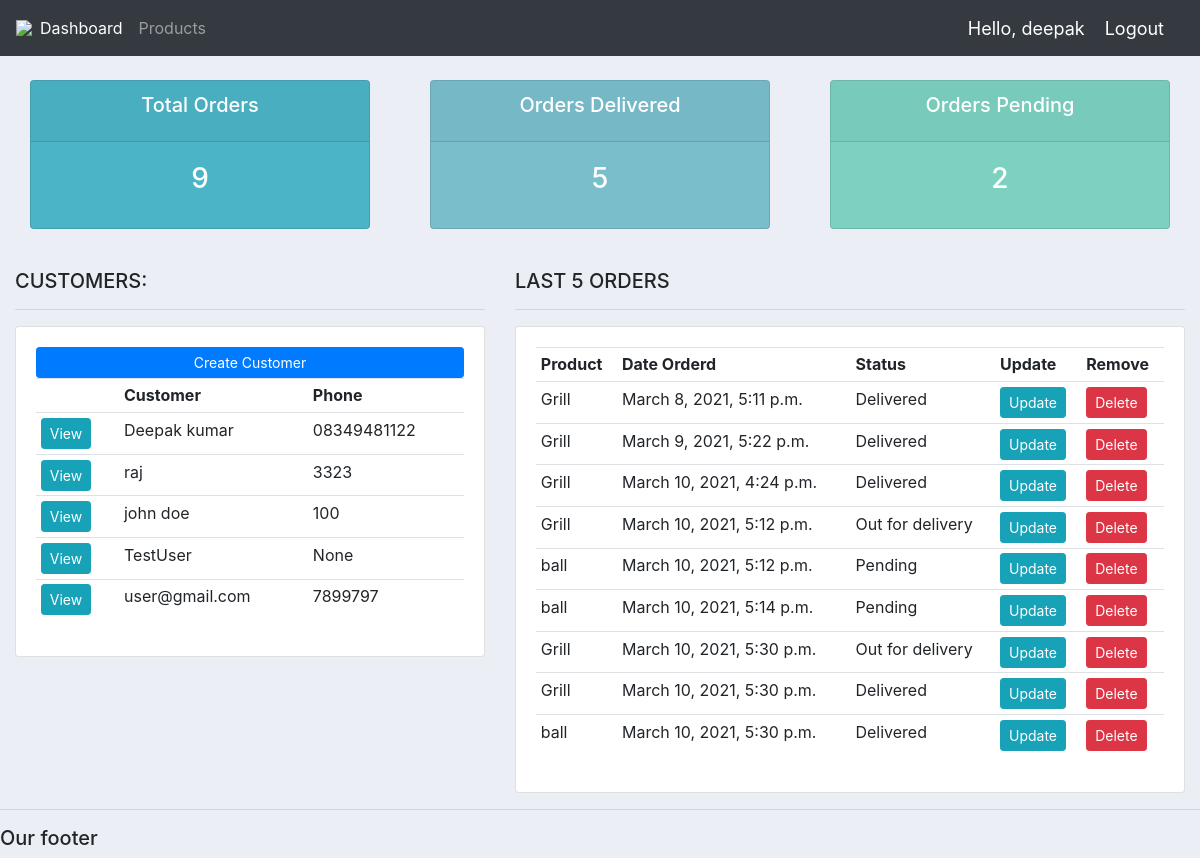
Page / (signed in) on the earlier database version.
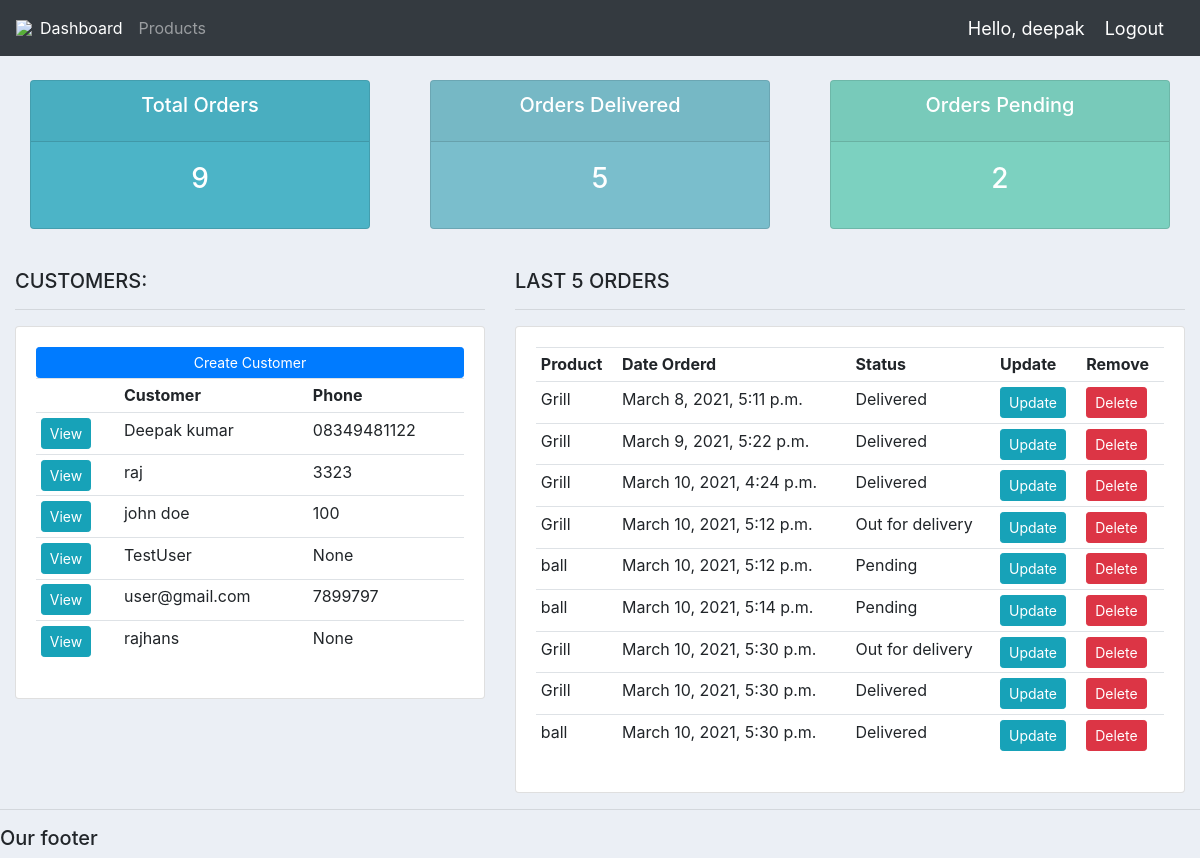
Same page on the later database version.
### accounts/models.py (models this page shows, shortened)
class Customer(models.Model):
	user = models.OneToOneField(User,null=True,blank=True,on_delete=models.CASCADE)
	name = models.CharField(max_length=200, null=True)
	phone = models.CharField(max_length=200, null=True)
	email = models.CharField(max_length=200, null=True)
	profile_pic = models.ImageField(default="Photo.jpeg",null=True,blank=True)
	date_created = models.DateTimeField(auto_now_add=True, null=True)

class Order(models.Model):
	STATUS = (
			('Pending', 'Pending'),
			('Out for delivery', 'Out for delivery'),
			('Delivered', 'Delivered'),
			)
	customer = models.ForeignKey(Customer, null=True, on_delete= models.SET_NULL)
	product = models.ForeignKey(Product, null=True, on_delete= models.SET_NULL)
	date_created = models.DateTimeField(auto_now_add=True, null=True)
	status = models.CharField(max_length=200, null=True, choices=STATUS)
	note = models.CharField(max_length=1000, null=True)

class Product(models.Model):
	CATEGORY = (
			('Indoor', 'Indoor'),
			('Out Door', 'Out Door'),
			)
	name = models.CharField(max_length=200, null=True)
	price = models.FloatField(null=True)
	category = models.CharField(max_length=200, null=True, choices=CATEGORY)
	description = models.CharField(max_length=200, null=True, blank=True)
	date_created = models.DateTimeField(auto_now_add=True, null=True)
	tags = models.ManyToManyField(Tag)
	def __str__(self):
		return self.name

### accounts/decorators.py (the view)
	def wrapper_function(request, *args, **kwargs):
		group = None
		if request.user.groups.exists():
			group = request.user.groups.all()[0].name
		if group == 'customer':
			return redirect('user-page')
		if group == 'admin':
			return view_func(request, *args, **kwargs)

### accounts/views.py (called while the page is built)
@login_required(login_url='login')
@admin_only
def home(request):
	orders = Order.objects.all()
	customers = Customer.objects.all()
	total_customers = customers.count()
	total_orders = orders.count()
	delivered = orders.filter(status='Delivered').count()
	pending = orders.filter(status='Pending').count()
	context = {'orders':orders, 'customers':customers,
	'total_orders':total_orders,'delivered':delivered,
	'pending':pending }
	return render(request, 'accounts/dashboard.html', context)

### accounts/templates/accounts/dashboard.html
{%  extends 'accounts/main.html' %}
{% block content %}
{%  include 'accounts/status.html' %}
<br>
<div class="row">
	<div class="col-md-5">
		<h5>CUSTOMERS:</h5>
		<hr>
		<div class="card card-body">
			<a class="btn btn-primary  btn-sm btn-block" href="">Create Customer</a>
			<table class="table table-sm">
				<tr>
					<th></th>
					<th>Customer</th>
					<th>Phone</th>
				</tr>
				{% for i in customers %}
				<tr>
					<td><a class="btn btn-sm btn-info" href="{% url 'customer' i.id %}">View</a></td>
					<td>{{i.name}}</td>
					<td>{{i.phone}}</td>
				</tr>
				{% endfor %}
			</table>
		</div>
	</div>
	<div class="col-md-7">
		<h5>LAST 5 ORDERS</h5>
		<hr>
		<div class="card card-body">
			<table class="table table-sm">
				<tr>
					<th>Product</th>
					<th>Date Orderd</th>
					<th>Status</th>
					<th>Update</th>
					<th>Remove</th>
				</tr>
				{% for i in orders %}
				<tr>
					<td>{{i.product}}</td>
					<td>{{i.date_created}}</td>
					<td>{{i.status}}</td>
					<td><a class="btn btn-sm btn-info" href="{% url 'update_order' i.id %}">Update</a></td>
					<td><a class="btn btn-sm btn-danger" href="{% url 'delete_order' i.id %}">Delete</a></td>
				</tr>
				{% endfor %}
			</table>
		</div>
	</div>
</div>
{% endblock %}

### accounts/templates/accounts/main.html (shortened to what this page needs)
{% load static %}
<!DOCTYPE html>
<html>
<head>
	<link rel="stylesheet" href="https://stackpath.bootstrapcdn.com/bootstrap/4.3.1/css/bootstrap.min.css">
	<link rel="stylesheet" type="text/css" href="{% static '/css/main.css' %}">
</head>
<body>
	{%  include 'accounts/navbar.html' %}
	<div class="container-fluid">
	{% block content %}
	{% endblock %}
    </div>
	<hr>
	<h5>Our footer</h5>
</body>
</html>

### accounts/templates/accounts/navbar.html (shortened to what this page needs)
{% load static %}
<nav class="navbar navbar-expand-lg navbar-dark bg-dark">
 <img src="{% static 'images/logo.png' %}">
  <div class="collapse navbar-collapse" id="navbarNav">
    <ul class="navbar-nav">
      {% if request.user.is_staff %}
      <li class="nav-item active">
        <a class="nav-link" href="{% url 'home' %}">Dashboard</a>
      </li>
      <li class="nav-item">
        <a class="nav-link" href="{% url 'products' %}">Products</a>
      </li>
      {% else %}
       <li class="nav-item">
        <a class="nav-link" href="{% url 'account' %}">Settings</a>
      </li>
      {% endif %}
    </ul>
  </div>
  <span class="hello-msg">Hello, {{request.user}}</span>
  <span ><a  class="hello-msg" href="{% url 'logout' %}">Logout</a></span>
</nav>

### accounts/templates/accounts/status.html
<br>
<div class="row">
	<div class="col">
		<div class="col-md">
			<div class="card text-center text-white  mb-3" id="total-orders">
			  	<div class="card-header">
			  		<h5 class="card-title">Total Orders</h5>
			  	</div>
			  	<div class="card-body">
			    	<h3 class="card-title">{{total_orders}}</h3>
			  	</div>
			</div>
		</div>
	</div>
	<div class="col">
		<div class="col-md">
			<div class="card text-center text-white  mb-3" id="orders-delivered">
			  	<div class="card-header">
			  		<h5 class="card-title">Orders Delivered</h5>
			  	</div>
			  	<div class="card-body">
			    	<h3 class="card-title">{{delivered}}</h3>
			  	</div>
			</div>
		</div>
	</div>
	<div class="col">
		<div class="col-md">
			<div class="card text-center text-white  mb-3" id="orders-pending">
			  	<div class="card-header">
			  		<h5 class="card-title">Orders Pending</h5>
			  	</div>
			  	<div class="card-body">
			    	<h3 class="card-title">{{pending}}</h3>
			  	</div>
			</div>
		</div>
	</div>
</div>

### static/css/main.css (style rules this page uses)
body { background-color: #ebeff5; }
#total-orders { background-color: #4cb4c7; }
#orders-delivered { background-color: #7abecc; }
#orders-pending { background-color: #7CD1C0; }

### accounts/templates/accounts/navbar.html (style rules this page uses)
.hello-msg { font-size: 18px; color: #fff; margin-right: 20px; }

Differences in the rows shown:
added Customer: name "rajhans", phone "None"
